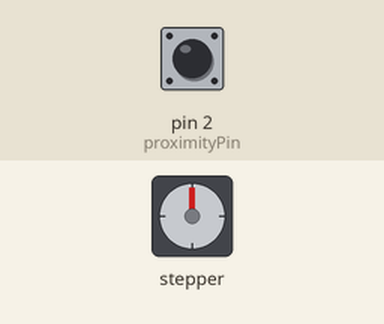
Simulated run of this sketch. Board: Arduino Uno, built with avr-gcc and run on an emulated ATmega328P. Shown: stepper motor. Inputs (shaded band) come from the test bench; at power-on: pin 2 (proximityPin) LOW. Stepper angles assume 200 steps per turn.

Above: at 1.2 s.
1.3 s: pin 2 (proximityPin) driven HIGH
At 2.5 s:
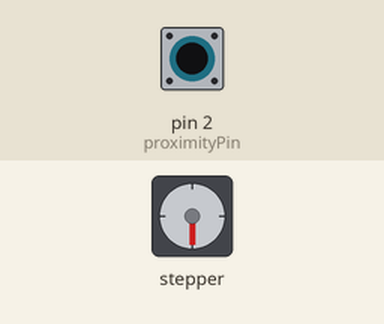
3.0 s: pin 2 (proximityPin) pulsed LOW 2 times (0.12 s each, 0.3 s apart)
At 3.49 s:
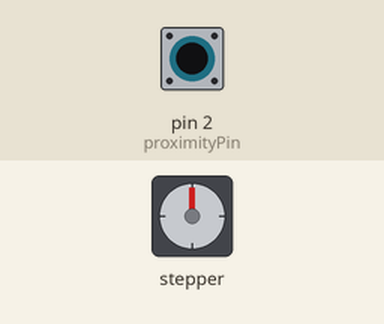
Timing chart, 0 to 6.0 s (numbered marks = the images above; inputs shaded):
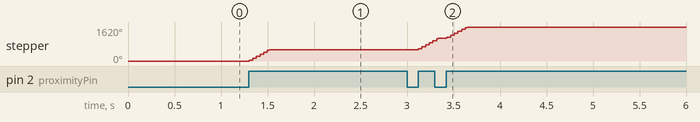

The sketch:

JSR_CODE_FINAL.ino
```cpp
#include <Stepper.h>

#define STEPS_PER_REVOLUTION 200 // Replace with the actual steps per revolution of your stepper motor
#define dirPin 8
#define stepPin 3
#define proximityPin 2 // Replace with the pin number connected to the proximity sensor

bool previousStatus = LOW; // Variable to store the previous proximity sensor status

Stepper stepper(STEPS_PER_REVOLUTION, dirPin, stepPin);

void setup() {
  pinMode(proximityPin, INPUT); // Set proximityPin as input
  digitalWrite(dirPin, HIGH); // Set the spinning direction CW/CCW
  Serial.begin(9600);

  // Delay after initializing the motor driver
  delay(50); // Adjust the delay time as needed

  stepper.setSpeed(400); // Set the speed of the stepper motor (in steps per second)
}

void loop() {
  int proximityStatus = digitalRead(proximityPin);

  // Debounce the proximity sensor
  delay(10);  // Adjust the delay time as needed
  proximityStatus = digitalRead(proximityPin);

  if (proximityStatus == HIGH && previousStatus == LOW) {
    stepper.step(1.5 * STEPS_PER_REVOLUTION); // Move the stepper motor one full revolution
    delay(10); // Delay to allow the motor to complete the revolution (adjust as needed)
  }

  previousStatus = proximityStatus; // Store the current status for comparison in the next iteration
}
```

Measured:
- after the input at 1.3 s, stepper: turns 540° clockwise in 0.22 s, starting at once
- after the input at 3.0 s, stepper: turns 1080° clockwise in 0.52 s, starting after 0.12 s
